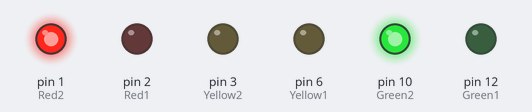
This sketch was run on a simulated Arduino Uno, built with avr-gcc and run on an emulated ATmega328P. Parts: output pins drawn as LEDs (lit = HIGH).

Above: at 4.5 s.
At 11.0 s:
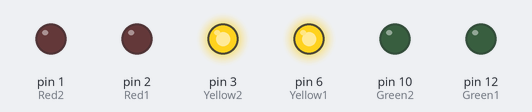
At 17.5 s:
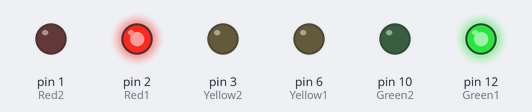
Timing chart, 0 to 28.6 s (numbered marks = the images above):
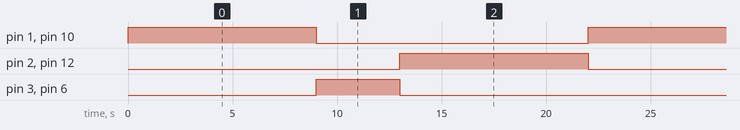

The sketch:

grace_21.ino
```cpp
int Green1=12;
int Green2=10;
int Yellow1=6;
int Yellow2=3;
int Red1= 2;
int Red2= 1;

void setup()
{
  pinMode(Green1,OUTPUT);
  pinMode(Green2,OUTPUT);
  pinMode(Yellow1,OUTPUT);
  pinMode(Yellow2,OUTPUT);
  pinMode(Red1,OUTPUT);
  pinMode(Red2,OUTPUT);


}

void loop()
{
  digitalWrite(Green1, LOW);
  digitalWrite(Green2, HIGH);
  digitalWrite(Yellow1,LOW);
  digitalWrite(Yellow2,LOW);
  digitalWrite(Red1,LOW);
  digitalWrite(Red2, HIGH);
  delay(9000);


  digitalWrite(Green1, LOW);
  digitalWrite(Green2, LOW);
  digitalWrite(Yellow1,HIGH);
  digitalWrite(Yellow2,HIGH);
  digitalWrite(Red1,LOW);
  digitalWrite(Red2, LOW);
  delay(4000);


  digitalWrite(Green2, LOW);
  digitalWrite(Green1, HIGH);
  digitalWrite(Yellow1,LOW);
  digitalWrite(Yellow2,LOW);
  digitalWrite(Red1,HIGH);
  digitalWrite(Red2, LOW);
  delay(9000);


}
```

Measured:
- by itself, pin 1 (Red2), pin 2 (Red1), pin 10 (Green2), pin 12 (Green1): alternates HIGH for 9.0 s and LOW for 13.0 s
- by itself, pin 3 (Yellow2), pin 6 (Yellow1): alternates HIGH for 4.0 s and LOW for 18.0 s
- by itself, everything shown: repeats every 22.0 s, in 3 steps
